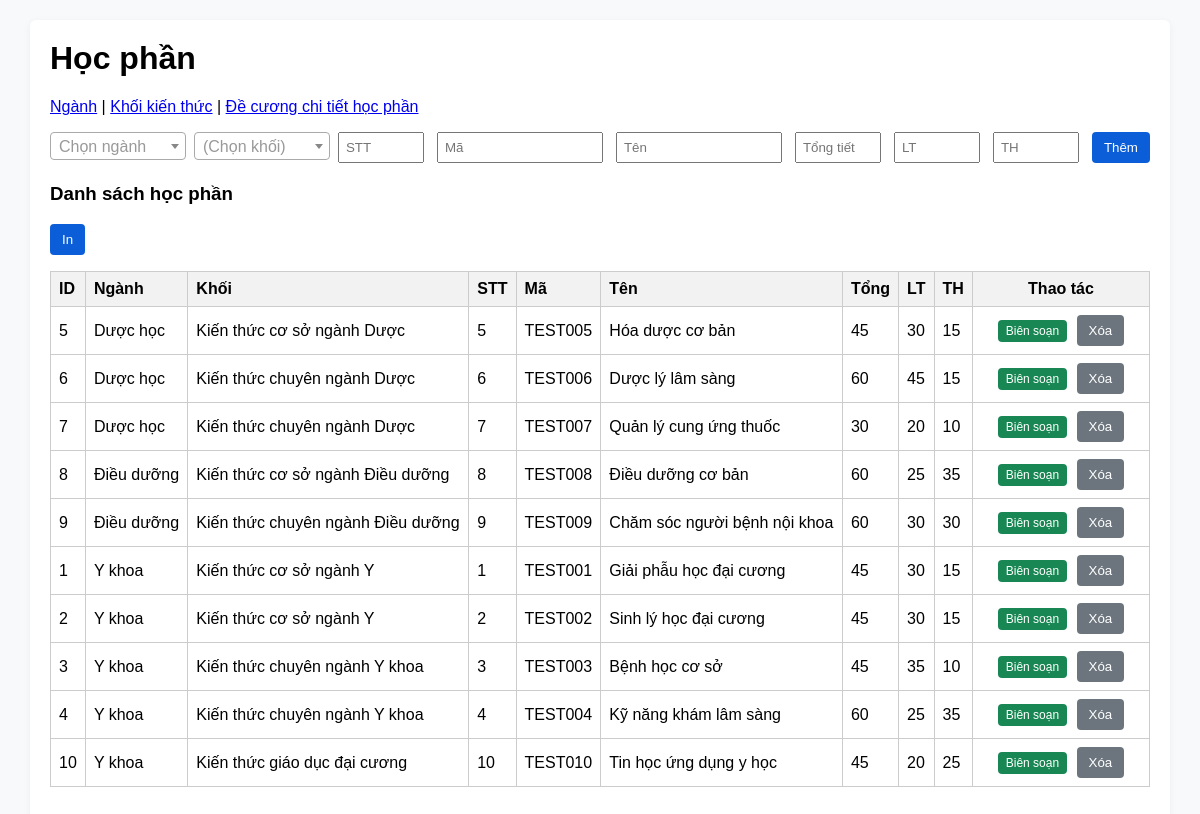
/courses.php, run on the app's committed database.
### tables this page shows
CREATE TABLE `courses` (
  `id` INT AUTO_INCREMENT PRIMARY KEY,
  `major_id` INT NOT NULL,
  `block_id` INT NULL DEFAULT NULL,
  `code` VARCHAR(50) NOT NULL UNIQUE,
  `name` VARCHAR(255) NOT NULL,
  `total_hours` INT DEFAULT 0,
  `theory_hours` INT DEFAULT 0,
  `practice_hours` INT DEFAULT 0,
  `sort_order` INT DEFAULT 0,
  FOREIGN KEY (`major_id`) REFERENCES `majors`(`id`) ON DELETE CASCADE,
  FOREIGN KEY (`block_id`) REFERENCES `knowledge_blocks`(`id`) ON DELETE SET NULL
);

CREATE TABLE `majors` (
  `id` INT AUTO_INCREMENT PRIMARY KEY,
  `name` VARCHAR(255) NOT NULL
);

CREATE TABLE `knowledge_blocks` (
  `id` INT AUTO_INCREMENT PRIMARY KEY,
  `major_id` INT NOT NULL,
  `name` VARCHAR(255) NOT NULL,
  `parent_id` INT NULL,
  FOREIGN KEY (`major_id`) REFERENCES `majors`(`id`) ON DELETE CASCADE,
  FOREIGN KEY (`parent_id`) REFERENCES `knowledge_blocks`(`id`) ON DELETE SET NULL
);

### db.php (called while the page is built, shortened)
<?php
function h($s) {
    return htmlspecialchars($s, ENT_QUOTES, 'UTF-8');
}
?>

### courses.php (the view, shortened to what this page needs)
<?php
require 'db.php';
try {
    $courses = $pdo->query(
        'SELECT c.*, m.name as major_name, b.name as block_name FROM courses c ' .
        'LEFT JOIN majors m ON c.major_id = m.id ' .
        'LEFT JOIN knowledge_blocks b ON c.block_id = b.id ' .
        'ORDER BY m.name, c.sort_order, c.code'
    )->fetchAll(PDO::FETCH_ASSOC);
} catch (PDOException $e) {
    $error_msg = "Lỗi Database phát sinh: " . $e->getMessage();
}
?>
<!doctype html>
<html>
<head>
    <link rel="stylesheet" href="assets/style.css">
    <link href="https://cdn.jsdelivr.net/npm/select2@4.1.0-rc.0/dist/css/select2.min.css" rel="stylesheet" />
</head>
<body>
    <div class="container">
        <h1>Học phần</h1>
        <p>
            <a href="majors.php">Ngành</a> |
            <a href="blocks.php">Khối kiến thức</a> |
            <a href="index.php">Đề cương chi tiết học phần</a>
        </p>
        <div class="section">
            <form method="post" class="row-input">
                <input class="small" name="sort_order" placeholder="STT">
                <input name="code" placeholder="Mã" required>
                <input name="name" placeholder="Tên" required>
                <input class="small" name="total_hours" placeholder="Tổng tiết">
                <input class="small" name="theory_hours" placeholder="LT">
                <input class="small" name="practice_hours" placeholder="TH">
                <button class="button" name="add" type="submit">Thêm</button>
            </form>
        </div>
        <div class="section">
            <h3>Danh sách học phần</h3>
            <p><button class="button" onclick="window.print()">In</button></p>
            <?php if ($courses): ?>
                <table class="table">
                    <thead>
                        <tr>
                            <th>ID</th><th>Ngành</th><th>Khối</th><th>STT</th><th>Mã</th><th>Tên</th>
                            <th>Tổng</th><th>LT</th><th>TH</th><th style="width:160px; text-align:center;">Thao tác</th>
                        </tr>
                    </thead>
                    <tbody>
                        <?php foreach ($courses as $c): ?>
                            <tr>
                                <td><?= h($c['id']) ?></td>
                                <td><?= h($c['major_name']) ?></td>
                                <td><?= h($c['block_name'] ?: '(Chưa phân khối)') ?></td>
                                <td><?= h($c['sort_order']) ?></td>
                                <td><?= h($c['code']) ?></td>
                                <td><?= h($c['name']) ?></td>
                                <td><?= h($c['total_hours']) ?></td>
                                <td><?= h($c['theory_hours']) ?></td>
                                <td><?= h($c['practice_hours']) ?></td>
                                <td style="text-align: center;">
                                    <a href="index.php?course_id=<?= h($c['id']) ?>" class="btn-action btn-edit">Biên soạn</a>
                                    <form method="post" style="display: inline; margin: 0;" onsubmit="return confirm('Xóa học phần này?');">
                                        <button class="button secondary" name="delete" value="<?= h($c['id']) ?>" type="submit">Xóa</button>
                                    </form>
                                </td>
                            </tr>
                        <?php endforeach; ?>
                    </tbody>
                </table>
            <?php else: ?>
                <p>Chưa có học phần.</p>
            <?php endif; ?>
        </div>
    </div>
</body>
</html>

### assets/style.css (style rules this page uses)
body { font-family:Arial,Helvetica,sans-serif;margin:20px;background:#f8f9fb }
.container { max-width:1100px;margin:0 auto;background:#fff;padding:20px;border-radius:6px;box-shadow:0 2px 8px rgba(0,0,0,0.05) }
h1 { margin-top:0 }
.section { margin-bottom:20px }
.table { width:100%;border-collapse:collapse;margin-top:8px }
.table th,.table td { border:1px solid #ddd;padding:6px }
.row-input { display:flex;gap:8px;margin-bottom:6px }
.row-input input,.row-input select { flex:1;padding:6px }
.small { width:120px }
.button { padding:8px 12px;border:none;background:#0b5ed7;color:#fff;border-radius:4px;cursor:pointer }
.button.secondary { background:#6c757d }

### courses.php (style rules this page uses)
.table { width: 100%; border-collapse: collapse; margin-top: 15px; }
.table th, .table td { border: 1px solid #ccc; padding: 8px; text-align: left; }
.table th { background: #f2f2f2; }
.row-input select, .row-input input { padding: 6px; margin-right: 5px; }
.small { width: 70px; }
.btn-action { padding: 4px 8px; font-size: 12px; text-decoration: none; border-radius: 4px; color: #fff; border: none; cursor: pointer; }
.btn-edit { background: #198754; display: inline-block; margin-right: 5px; }
.row-input input { width: 150px; }
.row-input input.small { width: 70px; }

### data on the page
courses: id "5", major.name "Dược học", block.name "Kiến thức cơ sở ngành Dược", sort_order "5", code "TEST005", name "Hóa dược cơ bản", total_hours "45", theory_hours "30", practice_hours "15"
courses: id "6", major.name "Dược học", block.name "Kiến thức chuyên ngành Dược", sort_order "6", code "TEST006", name "Dược lý lâm sàng", total_hours "60", theory_hours "45", practice_hours "15"
courses: id "7", major.name "Dược học", block.name "Kiến thức chuyên ngành Dược", sort_order "7", code "TEST007", name "Quản lý cung ứng thuốc", total_hours "30", theory_hours "20", practice_hours "10"
courses: id "8", major.name "Điều dưỡng", block.name "Kiến thức cơ sở ngành Điều dưỡng", sort_order "8", code "TEST008", name "Điều dưỡng cơ bản", total_hours "60", theory_hours "25", practice_hours "35"
courses: id "9", major.name "Điều dưỡng", block.name "Kiến thức chuyên ngành Điều dưỡng", sort_order "9", code "TEST009", name "Chăm sóc người bệnh nội khoa", total_hours "60", theory_hours "30", practice_hours "30"
courses: id "1", major.name "Y khoa", block.name "Kiến thức cơ sở ngành Y", sort_order "1", code "TEST001", name "Giải phẫu học đại cương", total_hours "45", theory_hours "30", practice_hours "15"
courses: id "2", major.name "Y khoa", block.name "Kiến thức cơ sở ngành Y", sort_order "2", code "TEST002", name "Sinh lý học đại cương", total_hours "45", theory_hours "30", practice_hours "15"
courses: id "3", major.name "Y khoa", block.name "Kiến thức chuyên ngành Y khoa", sort_order "3", code "TEST003", name "Bệnh học cơ sở", total_hours "45", theory_hours "35", practice_hours "10"
courses: id "4", major.name "Y khoa", block.name "Kiến thức chuyên ngành Y khoa", sort_order "4", code "TEST004", name "Kỹ năng khám lâm sàng", total_hours "60", theory_hours "25", practice_hours "35"
courses: id "10", major.name "Y khoa", block.name "Kiến thức giáo dục đại cương", sort_order "10", code "TEST010", name "Tin học ứng dụng y học", total_hours "45", theory_hours "20", practice_hours "25"
